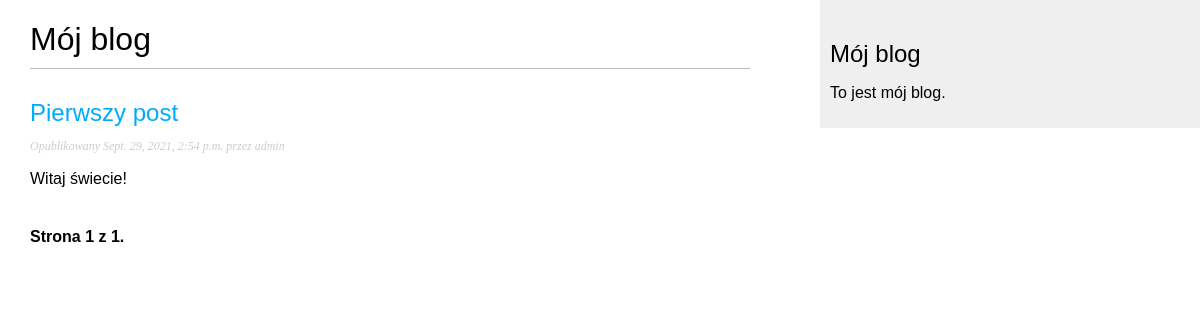
The page /blog/ on the database as committed earlier.
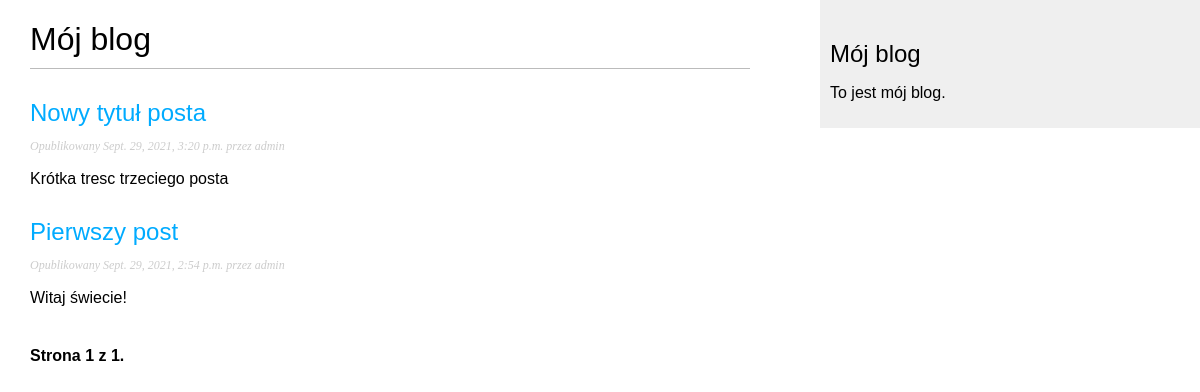
The same page on the database as committed later.
### blog/models.py (models this page shows, shortened)
class Post(models.Model):
    STATUS_CHOICES = (
        ('draft', 'Draft'),
        ('published', 'Published'),
    )
    title = models.CharField(max_length=250)  # Post title
    slug = models.SlugField(max_length=250, unique_for_date='publish')  # To use in URL. Short label for SEO
    author = models.ForeignKey(User,
                               on_delete=models.CASCADE,
                               related_name='blog_posts')  # Based on User from Django, connects User with posts
    body = models.TextField()
    publish = models.DateTimeField(default=timezone.now)
    created = models.DateTimeField(auto_now_add=True)
    status = models.CharField(max_length=10,
                              choices=STATUS_CHOICES,
                              default='draft')
    def get_absolute_url(self):
        return reverse('blog:post_detail',
                       args=[self.publish.year,
                             self.publish.strftime('%m'),
                             self.publish.strftime('%d'),
                             self.slug])
    class Meta:
        ordering = ('-publish',)
    objects = models.Manager()
    published = PublishedManager()

### blog/views.py (the view)
# urls.py: path('', views.PostListView.as_view(), name='post_list'),
class PostListView(ListView):
    queryset = Post.published.all()
    context_object_name = 'posts'
    paginate_by = 3
    template_name = 'blog/post/list.html'

### blog/templates/blog/post/list.html (shortened to what this page needs)
{% extends "blog/base.html" %}
{% block content %}
<h1>Mój blog</h1>
{% for post in posts %}
<h2>
    <a href="{{ post.get_absolute_url }}">
        {{ post.title }}
    </a>
</h2>
<p class="date">
    Opublikowany {{ post.publish }} przez {{ post.author }}
</p>
{{ post.body|truncatewords:30|linebreaks }}
{% endfor %}
    {% include "pagination.html" with page=page_obj %}
{% endblock %}

Rows that differ between the two databases and show on the page:
now on this page (row edited): Post: title "Nowy tytuł posta", publish "Sept. 29, 2021, 3:20 p.m.", author "admin", body "Krótka tresc trzeciego posta"
